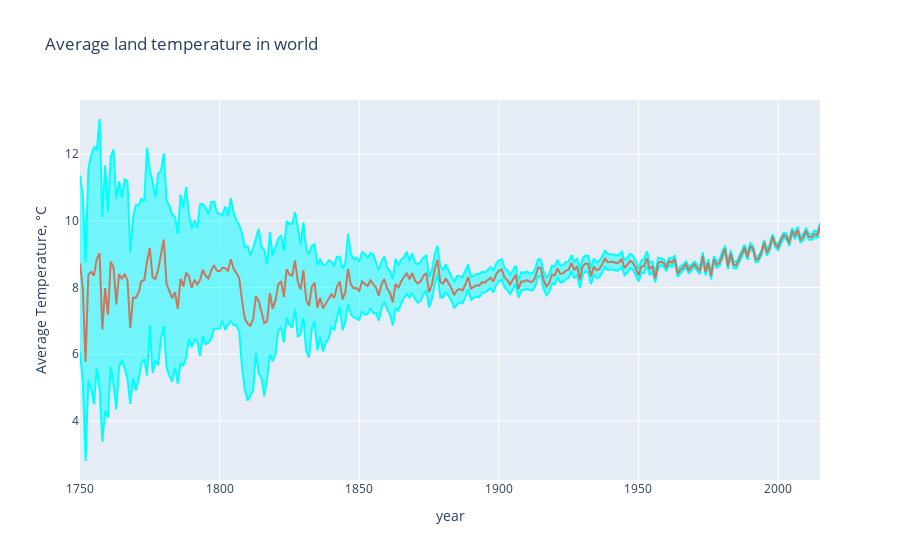

Source (notebook cell):
### Markdown cell above
Let's do the same for the year, let's see if we can visualize the effect of global warming.

### Code cell
df["year"] = df.dt.dt.year
mean_temp_world = []
mean_temp_world_uncertainty = []

#for year in sorted(df["year"].unique()):
for year in df["year"]:
    mean_temp_world.append(df[df["year"] == year]['LandAverageTemperature'].mean())
    mean_temp_world_uncertainty.append(df[df["year"] == year]['LandAverageTemperatureUncertainty'].mean())

    trace0 = go.Scatter(
    x = df["year"], 
    y = np.array(mean_temp_world) + np.array(mean_temp_world_uncertainty),
    fill= None,
    mode='lines',
    name='Uncertainty top',
    line=dict(
        color='rgb(0, 255, 255)',
    )
)
trace1 = go.Scatter(
    x = df["year"], 
    y = np.array(mean_temp_world) - np.array(mean_temp_world_uncertainty),
    fill='tonexty',
    mode='lines',
    name='Uncertainty bot',
    line=dict(
        color='rgb(0, 255, 255)',
    )
)

trace2 = go.Scatter(
    x = df["year"], 
    y = mean_temp_world,
    name='Average Temperature',
    line=dict(
        color='rgb(199, 121, 093)',
    )
)
data = [trace0, trace1, trace2]

layout = go.Layout(
    xaxis=dict(title='year'),
    yaxis=dict(title='Average Temperature, °C'),
    title='Average land temperature in world',
    showlegend = False)

fig = go.Figure(data=data, layout=layout)
py.iplot(fig)

### Figure 1 — Plotly figure (JSON) as saved in the notebook; plotly's stock layout.template omitted (floating-point values rounded to 4 significant figures; data arrays with more than 128 entries replaced by an {"elided": "..."} marker saying what was removed)
{"data": [{"line": {"color": "rgb(0, 255, 255)"}, "mode": "lines", "name": "Uncertainty top", "type": "scatter", "x": {"elided": "3180 int values"}, "y": {"elided": "3180 float values"}}, {"fill": "tonexty", "line": {"color": "rgb(0, 255, 255)"}, "mode": "lines", "name": "Uncertainty bot", "type": "scatter", "x": {"elided": "3180 int values"}, "y": {"elided": "3180 float values"}}, {"line": {"color": "rgb(199, 121, 093)"}, "name": "Average Temperature", "type": "scatter", "x": {"elided": "3180 int values"}, "y": {"elided": "3180 float values"}}], "layout": {"showlegend": false, "title": {"text": "Average land temperature in world"}, "xaxis": {"title": {"text": "year"}}, "yaxis": {"title": {"text": "Average Temperature, °C"}}}}
